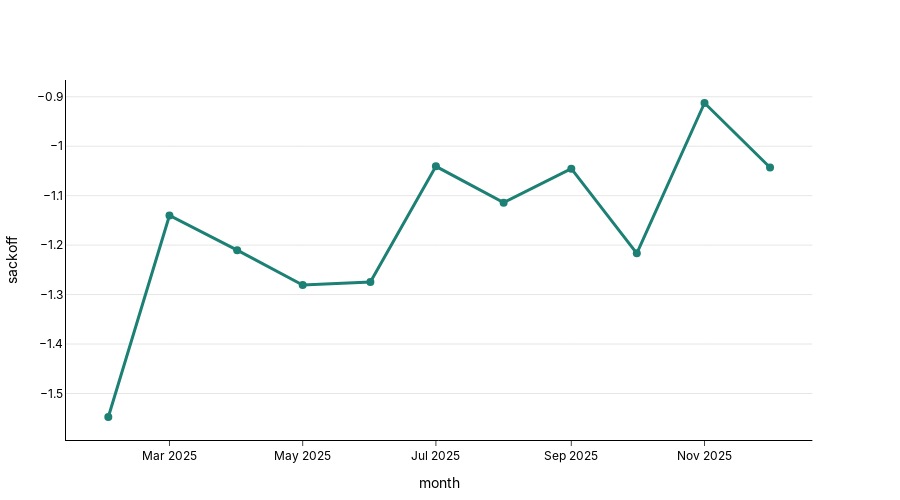

The notebook cell this image was saved under:
### Code cell
grp_month_hist_sackoff = hist_sackoff_month_digits.groupby(["month"]).agg(
    theoretical_tons=("theoretical_tons", "sum"),
    actual_tons=("actual_tons", "sum"),
).reset_index()

grp_month_hist_sackoff["diff"] = grp_month_hist_sackoff["actual_tons"] - grp_month_hist_sackoff["theoretical_tons"]
grp_month_hist_sackoff["sackoff"] = (grp_month_hist_sackoff["diff"]/grp_month_hist_sackoff["theoretical_tons"])*100
f_line_month = plot_line(
    df=grp_month_hist_sackoff[grp_month_hist_sackoff["month"]>='2025-01-01'],
    x_col="month",
    y_col="sackoff",
    text_format=".2f",
    width=900,
    height=500,
    
)
f_line_month.show()
s3.save_plotly_html(f_line_month, "line_hist_month_sackoff_month.html")

### Figure 1 — Plotly figure (JSON) as saved in the notebook; plotly's stock layout.template omitted (floating-point values rounded to 4 significant figures)
{"data": [{"hovertemplate": "<b>month:</b> %{x}<br><b>sackoff:</b> %{y:.2f}<br><extra></extra>", "line": {"color": "#1C8074", "shape": "linear", "width": 3}, "marker": {"color": "#1C8074", "size": 8}, "mode": "lines+markers", "name": "sackoff", "type": "scatter", "x": ["2025-02", "2025-03", "2025-04", "2025-05", "2025-06", "2025-07", "2025-08", "2025-09", "2025-10", "2025-11", "2025-12"], "xaxis": "x", "y": [-1.548, -1.14, -1.21, -1.281, -1.274, -1.041, -1.114, -1.045, -1.217, -0.9126, -1.043], "yaxis": "y"}], "layout": {"font": {"color": "black", "family": "Inter, Arial, sans-serif"}, "height": 500, "hovermode": "x unified", "legend": {"orientation": "h", "x": 1, "xanchor": "right", "y": 1.02, "yanchor": "bottom"}, "margin": {"b": 40, "l": 40, "r": 40, "t": 80}, "paper_bgcolor": "rgba(0,0,0,0)", "plot_bgcolor": "rgba(0,0,0,0)", "title": {"text": "<b><b>", "x": 0.5, "xanchor": "center", "y": 0.95, "yanchor": "top"}, "width": 900, "xaxis": {"anchor": "y", "domain": [0, 0.94], "linecolor": "black", "linewidth": 1, "showline": true, "ticks": "outside", "title": {"text": "month"}}, "yaxis": {"anchor": "x", "domain": [0, 1], "gridcolor": "rgba(0,0,0,0.1)", "linecolor": "black", "linewidth": 1, "showgrid": true, "showline": true, "title": {"text": "sackoff"}}, "yaxis2": {"anchor": "x", "overlaying": "y", "side": "right"}}}
